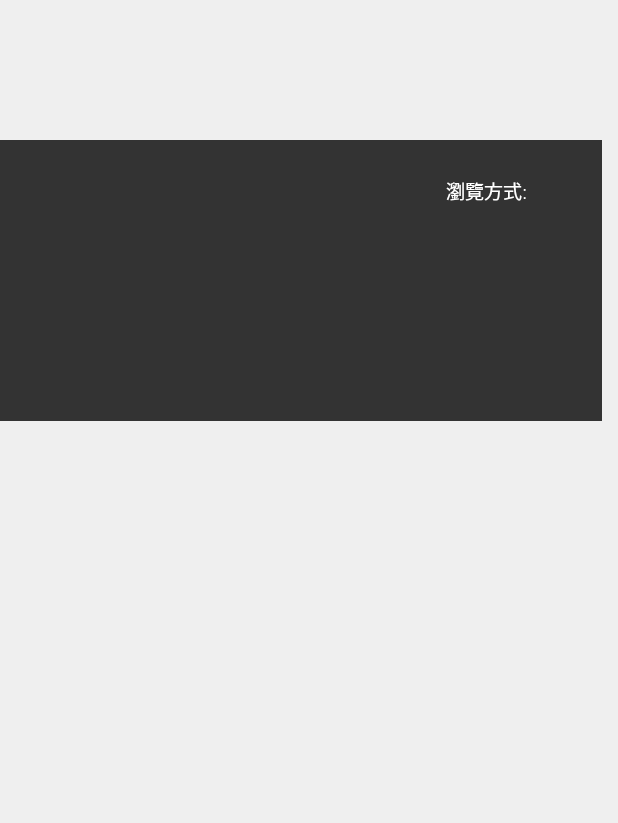
<?xml version="1.0" encoding="UTF-8"?>
<ui version="4.0">
 <class>StageProductList</class>
 <widget class="QWidget" name="StageProductList">
  <property name="geometry">
   <rect>
    <x>0</x>
    <y>0</y>
    <width>618</width>
    <height>823</height>
   </rect>
  </property>
  <property name="windowTitle">
   <string>Form</string>
  </property>
  <widget class="ItemTopMenu" name="vTitle" native="true">
   <property name="geometry">
    <rect>
     <x>0</x>
     <y>0</y>
     <width>602</width>
     <height>140</height>
    </rect>
   </property>
   <property name="minimumSize">
    <size>
     <width>0</width>
     <height>50</height>
    </size>
   </property>
   <property name="maximumSize">
    <size>
     <width>16777215</width>
     <height>200</height>
    </size>
   </property>
  </widget>
  <widget class="QWidget" name="wBody" native="true">
   <property name="geometry">
    <rect>
     <x>0</x>
     <y>140</y>
     <width>602</width>
     <height>281</height>
    </rect>
   </property>
   <property name="styleSheet">
    <string notr="true">QWidget#wBody{background-color: rgb(51, 51, 51);}</string>
   </property>
   <widget class="QWidget" name="wSubMenu" native="true">
    <property name="geometry">
     <rect>
      <x>0</x>
      <y>0</y>
      <width>581</width>
      <height>101</height>
     </rect>
    </property>
    <property name="styleSheet">
     <string notr="true">QWidget#wSubMenu{border-image: url(:/mask/res/images/mask/mask1.png);}</string>
    </property>
    <layout class="QGridLayout" name="gridLayout" rowstretch="0">
     <property name="leftMargin">
      <number>20</number>
     </property>
     <property name="topMargin">
      <number>0</number>
     </property>
     <property name="rightMargin">
      <number>20</number>
     </property>
     <property name="bottomMargin">
      <number>0</number>
     </property>
     <property name="horizontalSpacing">
      <number>15</number>
     </property>
     <property name="verticalSpacing">
      <number>0</number>
     </property>
     <item row="0" column="3">
      <widget class="ItemChangeBtn" name="btnChangeMode" native="true">
       <layout class="QGridLayout" name="gridLayout_3"/>
      </widget>
     </item>
     <item row="0" column="0">
      <widget class="ItemBorderLabel" name="wClass" native="true">
       <property name="minimumSize">
        <size>
         <width>30</width>
         <height>30</height>
        </size>
       </property>
      </widget>
     </item>
     <item row="0" column="1">
      <spacer name="horizontalSpacer">
       <property name="orientation">
        <enum>Qt::Horizontal</enum>
       </property>
       <property name="sizeHint" stdset="0">
        <size>
         <width>40</width>
         <height>20</height>
        </size>
       </property>
      </spacer>
     </item>
     <item row="0" column="2">
      <widget class="QLabel" name="lbModeName">
       <property name="font">
        <font>
         <pointsize>14</pointsize>
        </font>
       </property>
       <property name="styleSheet">
        <string notr="true">color: rgba(255, 255, 255);
background-color: rgb(255, 255, 255,0);</string>
       </property>
       <property name="text">
        <string>瀏覽方式:</string>
       </property>
      </widget>
     </item>
    </layout>
   </widget>
  </widget>
 </widget>
 <customwidgets>
  <customwidget>
   <class>ItemTopMenu</class>
   <extends>QWidget</extends>
   <header>ItemTopMenu.h</header>
   <container>1</container>
  </customwidget>
  <customwidget>
   <class>ItemBorderLabel</class>
   <extends>QWidget</extends>
   <header>ItemBorderLabel.h</header>
   <container>1</container>
  </customwidget>
  <customwidget>
   <class>ItemChangeBtn</class>
   <extends>QWidget</extends>
   <header>ItemChangeBtn.h</header>
   <container>1</container>
  </customwidget>
 </customwidgets>
 <resources/>
 <connections/>
</ui>
